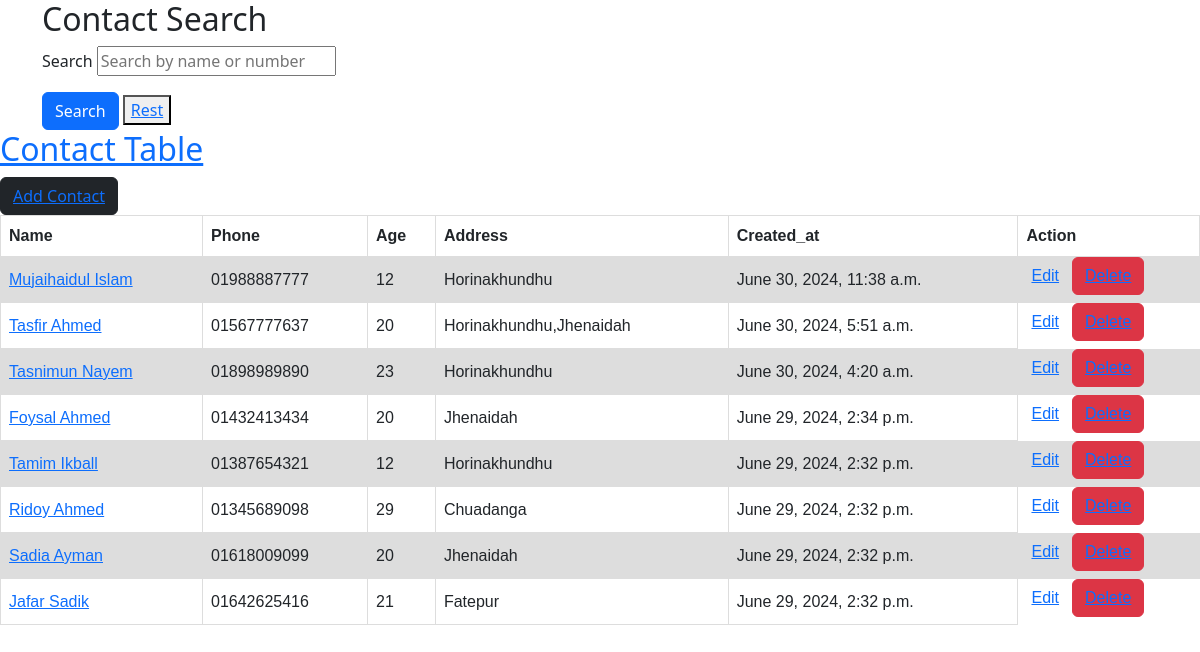
The page /contacts/ on the database as committed earlier.
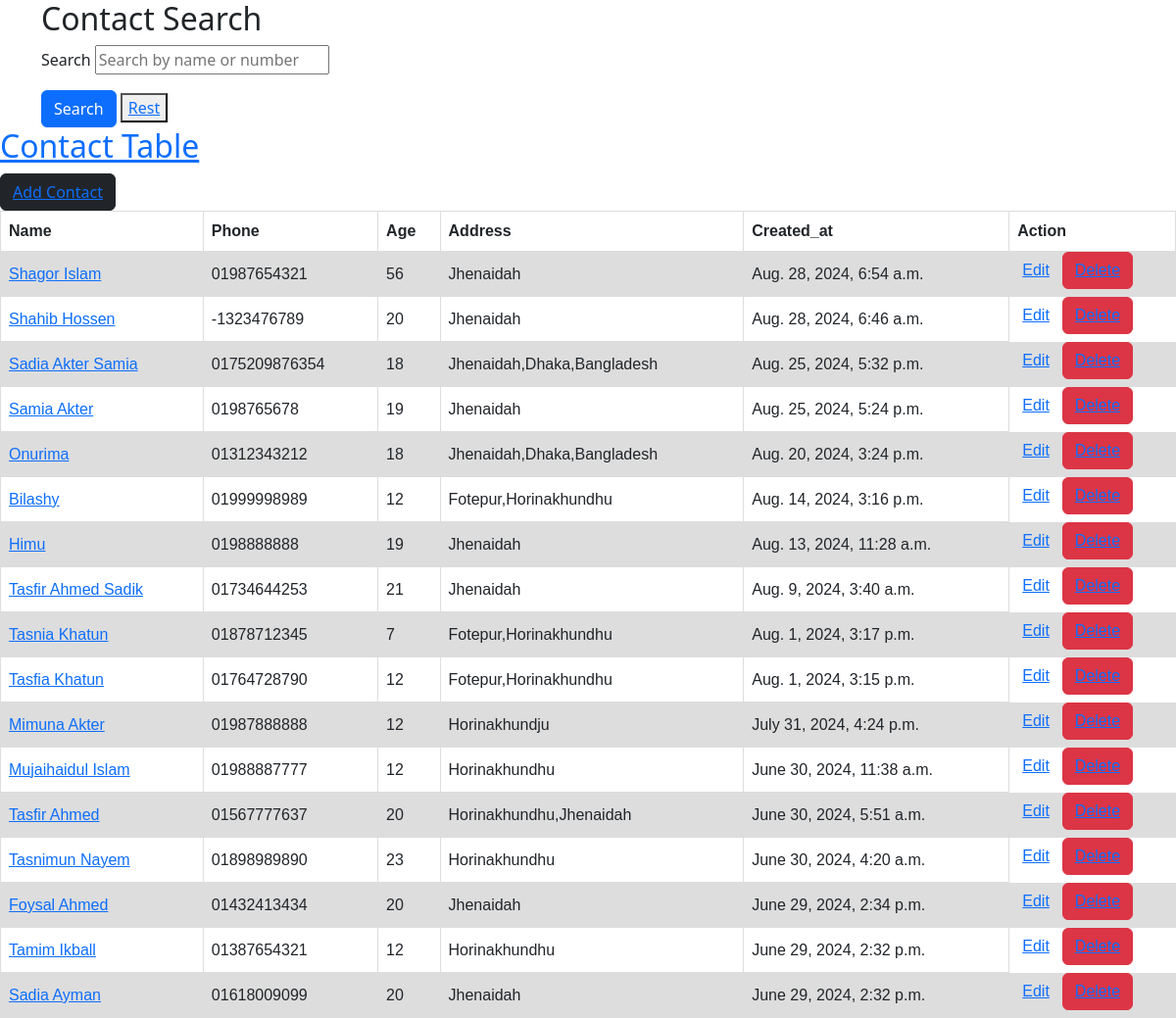
The same page on the database as committed later.
### managment/models.py (models this page shows, shortened)
class Contact(models.Model):
    name = models.CharField(max_length=120)
    phone =models.CharField(max_length=11)
    age = models.IntegerField()
    address =models.TextField(max_length=120)
    slug = models.SlugField(blank=True, null=True)
    is_active = models.BooleanField(default=False)
    created_at = models.DateTimeField(auto_now_add=True)

### managment/views.py (the view)
# urls.py: path('contacts/', contacts, name="contacts"),
def contacts(request):
    contacts = Contact.objects.all().order_by('-id')
    search = request.GET.get('search')
    if search:
        contacts = Contact.objects.filter( Q(name__icontains = search) | Q(phone=search) )
    context = {
        'contacts':contacts
    }
    return render(request, 'managment/contacts.html',context)

### managment/templates/managment/contacts.html (shortened to what this page needs)
<!DOCTYPE html>
<html lang="en">
<head>
    <link href="https://cdn.jsdelivr.net/npm/bootstrap@5.3.3/dist/css/bootstrap.min.css" rel="stylesheet">
</head>
<body>
    <div class="container">
      <h2>Contact Search</h2>
      <form method="get">
        <div class="mb-3">
          <label for="" class="from-label">Search</label>
          <input type="text" class="from-control" name="search" placeholder= "Search by name or number" value="{{ request.GET.get.search }}" id="Search" >
          </div>
          <button type="submit" class="btn btn-primary">Search</button>
          <button><a href="">Rest</button>
        </div>
    <h2>Contact Table</h2>
    <button type="button" class="btn btn-dark">
      <a href="{% url 'add_contact' %}">Add Contact
    </button></a>
    <table>
    <tr>
        <th>Name</th>
        <th>Phone</th>
        <th>Age</th>
        <th>Address</th>
        <th>Created_at</th>
        <th>Action</th>
    </tr>
    {% for contact in contacts %}
    <tr>
        <td><a href="{% url 'detail' contact.id %}"> {{ contact.name }}</td></a>
        <td>{{ contact.phone }}</td>
        <td>{{ contact.age }}</td>
        <td>{{ contact.address }}</td>
        <td>{{contact.created_at}}</td>
        <td type="button" class="btn btn-succondary mb-2"> <a href="{% url 'edit_contact' contact.id %}"> Edit </td></a>
        <td type="button" class="btn btn-danger mb-2"> <a href="{% url 'delete_contact' contact.id %}"> Delete </td></a>
    </tr>
    {% endfor %}
    </table>
</body>
</html>

### managment/templates/managment/contacts.html (style rules this page uses)
table { font-family: arial, sans-serif; border-collapse: collapse; width: 100%; }
td, th { border: 1px solid #dddddd; text-align: left; padding: 8px; }
tr:nth-child(even) { background-color: #dddddd; }

Rows that differ between the two databases and show on the page:
removed Contact: name "Ridoy Ahmed", phone "01345689098", age "29", address "Chuadanga", created_at "June 29, 2024, 2:32 p.m."
removed Contact: name "Jafar Sadik", phone "01642625416", age "21", address "Fatepur", created_at "June 29, 2024, 2:32 p.m."
added Contact: name "Shagor Islam", phone "01987654321", age "56", address "Jhenaidah", created_at "Aug. 28, 2024, 6:54 a.m."
added Contact: name "Shahib Hossen", phone "-1323476789", age "20", address "Jhenaidah", created_at "Aug. 28, 2024, 6:46 a.m."
added Contact: name "Sadia Akter Samia", phone "0175209876354", age "18", address "Jhenaidah,Dhaka,Bangladesh", created_at "Aug. 25, 2024, 5:32 p.m."
added Contact: name "Samia Akter", phone "0198765678", age "19", address "Jhenaidah", created_at "Aug. 25, 2024, 5:24 p.m."
added Contact: name "Onurima", phone "01312343212", age "18", address "Jhenaidah,Dhaka,Bangladesh", created_at "Aug. 20, 2024, 3:24 p.m."
added Contact: name "Bilashy", phone "01999998989", age "12", address "Fotepur,Horinakhundhu", created_at "Aug. 14, 2024, 3:16 p.m."
added Contact: name "Himu", phone "0198888888", age "19", address "Jhenaidah", created_at "Aug. 13, 2024, 11:28 a.m."
added Contact: name "Tasfir Ahmed Sadik", phone "01734644253", age "21", address "Jhenaidah", created_at "Aug. 9, 2024, 3:40 a.m."
added Contact: name "Tasnia Khatun", phone "01878712345", age "7", address "Fotepur,Horinakhundhu", created_at "Aug. 1, 2024, 3:17 p.m."
added Contact: name "Tasfia Khatun", phone "01764728790", age "12", address "Fotepur,Horinakhundhu", created_at "Aug. 1, 2024, 3:15 p.m."
added Contact: name "Mimuna Akter", phone "01987888888", age "12", address "Horinakhundju", created_at "July 31, 2024, 4:24 p.m."
